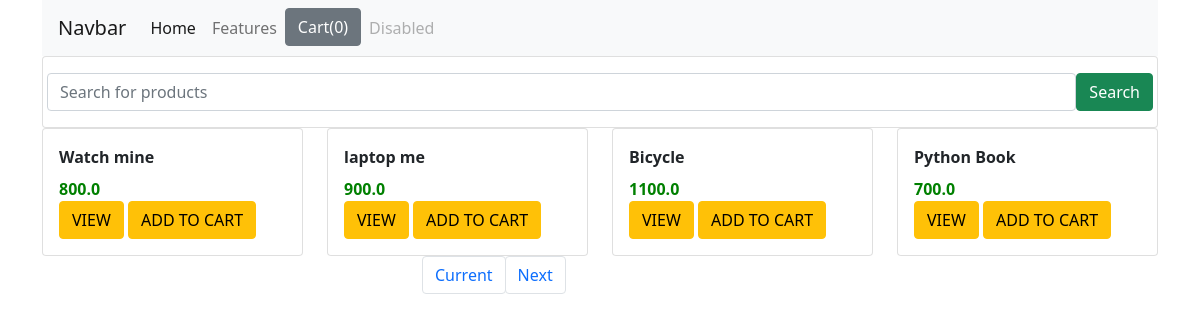
The page /home on the database its author committed.
### shoping_app/models.py (models this page shows, shortened)
class Product(models.Model):
    title = models.CharField(max_length=100)
    price = models.FloatField()
    discount_price = models.FloatField()
    category = models.CharField(max_length=100)
    description = models.TextField()
    image = models.CharField(max_length=300)

### shoping_app/views.py (the view)
# urls.py: path('home', views.home, name='home'),
def home(request):
    allProducts = Product.objects.all()
    item_name = request.GET.get('item_name')
    if item_name != '' and item_name is not None:
        allProducts = Product.objects.filter(title__icontains=item_name)
    pagination = Paginator(allProducts, 4)
    select_page = request.GET.get('page')
    allProducts = pagination.get_page(select_page)
    context = {
        'all_products': allProducts,
    }
    return render(request, 'shoping_app/home.html', context)

### shoping_app/templates/shoping_app/home.html (shortened to what this page needs)
{% extends 'shoping_app/base.html' %} {% block content %}
<div class="row">
    <div class="col-md-12">
        <form method="get" class="card card-sm">
            <div class="card-body row no-gutters align-items-center">
                <div class="col">
                    <input type="text" name="item_name" class="form-control form-control-borderless" placeholder="Search for products">
                </div>
                <div class="col-auto">
                    <button class="btn btn-success" type="submit">Search</button>
                </div>
            </div>
        </form>
    </div>
</div>
<div class="row">
    {% for prod in all_products %}
    <div class="col-md-3">
        <div class="card">
            <div class="card-body">
                <div id="n{{prod.id}}" class="card-title">{{ prod.title }}</div>
                <div id="price{{prod.id}}" class="card-text">{{ prod.price }}</div>
                <a class="btn btn-warning" href="/productdetail/{{ prod.id }}">VIEW</a>
                <button id="{{prod.id}}" class="btn btn-warning atc" href="">ADD TO CART</button>
            </div>
        </div>
    </div>
    {% endfor %}
</div>
<div class="row">
    <div class="col-md-3 offset-md-4">
        <ul class="pagination">
            <li class="page-item">
                <a class="page-link btn" href="?page={{ all_products.number }}" active>Current</a>
            </li>
            {% if all_products.has_next %}
            <li class="page-item">
                <a class="page-link btn" href="?page={{ all_products.next_page_number }}">Next</a>
            </li>
            {% endif %}
        </ul>
    </div>
</div>
{% endblock content %}

### shoping_app/static/shoping_app/style.css (style rules this page uses)
.card-text { color: green; font-weight: 800; }
.card-title { font-weight: 900; }

### rows shown on the page
Product: title "Watch mine", price "800.0"
Product: title "laptop me", price "900.0"
Product: title "Bicycle", price "1100.0"
Product: title "Python Book", price "700.0"
